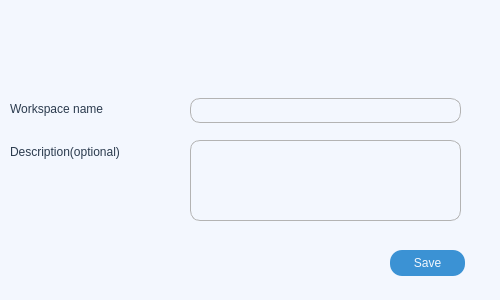
<?xml version="1.0" encoding="UTF-8"?>
<ui version="4.0">
 <class>Form</class>
 <widget class="QWidget" name="Form">
  <property name="geometry">
   <rect>
    <x>0</x>
    <y>0</y>
    <width>500</width>
    <height>300</height>
   </rect>
  </property>
  <property name="minimumSize">
   <size>
    <width>500</width>
    <height>300</height>
   </size>
  </property>
  <property name="maximumSize">
   <size>
    <width>500</width>
    <height>300</height>
   </size>
  </property>
  <property name="windowTitle">
   <string>Form</string>
  </property>
  <widget class="QFrame" name="frame">
   <property name="geometry">
    <rect>
     <x>0</x>
     <y>0</y>
     <width>500</width>
     <height>300</height>
    </rect>
   </property>
   <property name="styleSheet">
    <string notr="true">background-color: rgb(243,247,254)</string>
   </property>
   <property name="frameShape">
    <enum>QFrame::NoFrame</enum>
   </property>
   <property name="frameShadow">
    <enum>QFrame::Raised</enum>
   </property>
   <widget class="QPushButton" name="save_btn">
    <property name="geometry">
     <rect>
      <x>390</x>
      <y>250</y>
      <width>75</width>
      <height>26</height>
     </rect>
    </property>
    <property name="styleSheet">
     <string notr="true">QPushButton {
	background-color: rgb(59, 146, 212);
	color:rgb(243,247,254);
	border: 0px solid;
	border-radius: 12px;
	font: 13pt &quot;Andale Mono&quot;;
}

QPushButton:hover {
	background-color: rgb(243,247,254);
	color:rgb(59, 146, 212);
}</string>
    </property>
    <property name="text">
     <string>Save</string>
    </property>
   </widget>
   <widget class="QWidget" name="verticalLayoutWidget">
    <property name="geometry">
     <rect>
      <x>10</x>
      <y>90</y>
      <width>166</width>
      <height>80</height>
     </rect>
    </property>
    <layout class="QVBoxLayout" name="verticalLayout">
     <item>
      <widget class="QLabel" name="label">
       <property name="styleSheet">
        <string notr="true">font: 13pt &quot;Andale Mono&quot;;
color:rgb(43,59,78);</string>
       </property>
       <property name="text">
        <string>Workspace name</string>
       </property>
      </widget>
     </item>
     <item>
      <widget class="QLabel" name="label_3">
       <property name="styleSheet">
        <string notr="true">font: 13pt &quot;Andale Mono&quot;;
color:rgb(43,59,78);</string>
       </property>
       <property name="text">
        <string>Description(optional)</string>
       </property>
      </widget>
     </item>
    </layout>
   </widget>
   <widget class="QWidget" name="verticalLayoutWidget_2">
    <property name="geometry">
     <rect>
      <x>190</x>
      <y>80</y>
      <width>271</width>
      <height>62</height>
     </rect>
    </property>
    <layout class="QVBoxLayout" name="verticalLayout_2">
     <item>
      <widget class="QLineEdit" name="workspace_name_input">
       <property name="minimumSize">
        <size>
         <width>0</width>
         <height>25</height>
        </size>
       </property>
       <property name="maximumSize">
        <size>
         <width>16777215</width>
         <height>25</height>
        </size>
       </property>
       <property name="styleSheet">
        <string notr="true">QLineEdit {
	border: 1px solid rgb(179, 179, 179);
	border-radius:10px;
	color:rgb(43,59,78);
}</string>
       </property>
      </widget>
     </item>
    </layout>
   </widget>
   <widget class="QLineEdit" name="description_input">
    <property name="geometry">
     <rect>
      <x>190</x>
      <y>140</y>
      <width>271</width>
      <height>81</height>
     </rect>
    </property>
    <property name="styleSheet">
     <string notr="true">QLineEdit {
	border: 1px solid rgb(179, 179, 179);
	border-radius:10px;
	color:rgb(43,59,78);
}</string>
    </property>
   </widget>
  </widget>
 </widget>
 <resources/>
 <connections/>
</ui>
